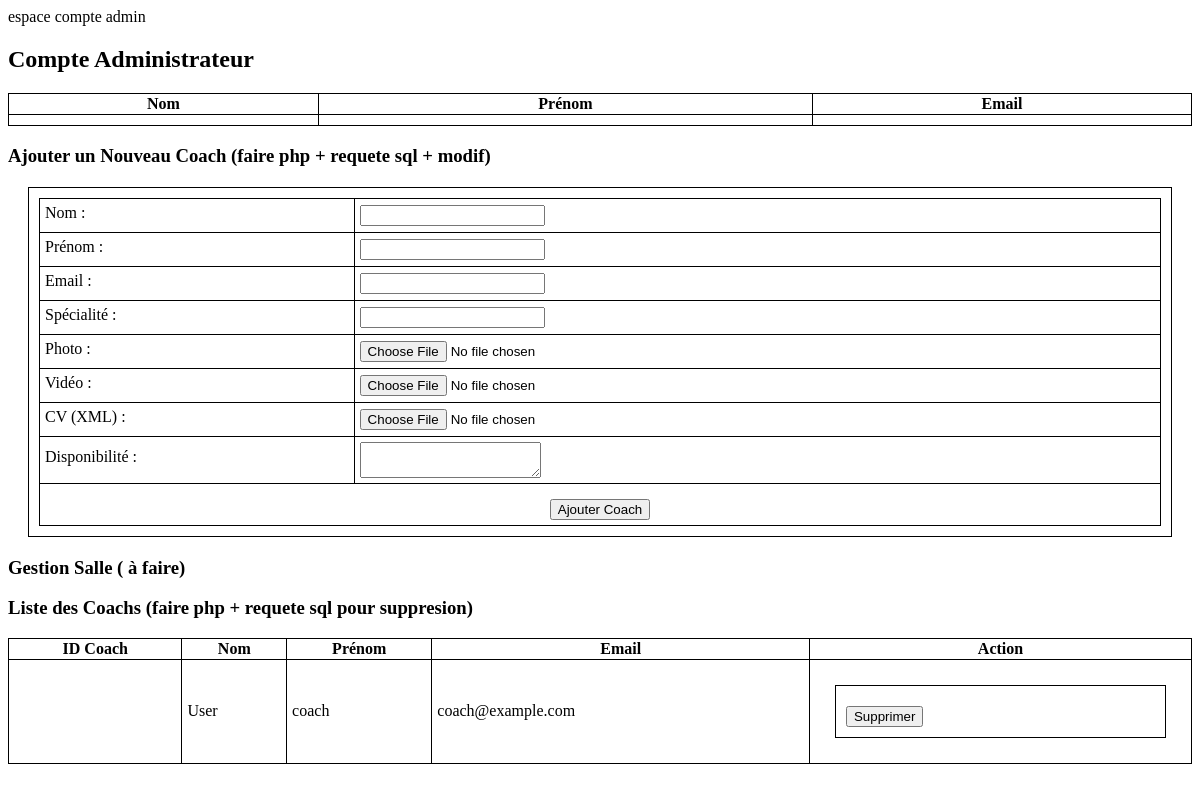
Page /ACCOUNT_admin.php on the committed database.
### tables this page shows
CREATE TABLE users (
                       id INT PRIMARY KEY AUTO_INCREMENT,
                       role ENUM('administrateur', 'coach', 'client') NOT NULL,
                       prenom VARCHAR(50) NOT NULL,
                       nom VARCHAR(50) NOT NULL,
                       email VARCHAR(100) UNIQUE NOT NULL,
                       password VARCHAR(255) NOT NULL,
                       telephone VARCHAR(20),
                       adresse_ligne1 VARCHAR(255),
                       adresse_ligne2 VARCHAR(255),
                       ville VARCHAR(100),
                       code_postal VARCHAR(20),
                       pays VARCHAR(100),
                       numero_etudiant VARCHAR(50)
);

### ACCOUNT_admin.php (the view)
<link href="ACCOUNT.css" rel="stylesheet" type="text/css"/>
<div id="section">
    <p>espace compte admin</p>
    <?php
    echo "<h2>Compte Administrateur</h2>";
    echo "<table border='1'>";
    echo "<tr>";
    echo "<th>Nom</th>";
    echo "<th>Prénom</th>";
    echo "<th>Email</th>";
    echo "</tr>";
    echo "<tr>";
    echo "<td>" . (isset($_SESSION['nom']) ? $_SESSION['nom'] : '') . "</td>";
    echo "<td>" . (isset($_SESSION['prenom']) ? $_SESSION['prenom'] : '') . "</td>";
    echo "<td>" . (isset($_SESSION['email']) ? $_SESSION['email'] : '') . "</td>";
    echo "</tr>";
    echo "</table>";
    ?>
    <h3>Ajouter un Nouveau Coach (faire php + requete sql + modif)</h3>
    <form method="post" action="ajouter_coach.php" enctype="multipart/form-data">
        <table>
            <tr>
                <td><label for="nom_coach">Nom :</label></td>
                <td><input type="text" id="nom_coach" name="nom_coach" required></td>
            </tr>
            <tr>
                <td><label for="prenom_coach">Prénom :</label></td>
                <td><input type="text" id="prenom_coach" name="prenom_coach" required></td>
            </tr>
            <tr>
                <td><label for="email_coach">Email :</label></td>
                <td><input type="email" id="email_coach" name="email_coach" required></td>
            </tr>
            <tr>
                <td><label for="specialite_coach">Spécialité :</label></td>
                <td><input type="text" id="specialite_coach" name="specialite_coach" required></td>
            </tr>
            <tr>
                <td><label for="photo_coach">Photo :</label></td>
                <td><input type="file" id="photo_coach" name="photo_coach" accept="image/*"></td>
            </tr>
            <tr>
                <td><label for="video_coach">Vidéo :</label></td>
                <td><input type="file" id="video_coach" name="video_coach" accept="video/*"></td>
            </tr>
            <tr>
                <td><label for="cv_coach">CV (XML) :</label></td>
                <td><input type="file" id="cv_coach" name="cv_coach" accept=".xml"></td>
            </tr>
            <tr>
                <td><label for="disponibilite_coach">Disponibilité :</label></td>
                <td><textarea id="disponibilite_coach" name="disponibilite_coach" required></textarea></td>
            </tr>
            <tr>
                <td colspan="2" style="text-align: center;"><input type="submit" value="Ajouter Coach"></td>
            </tr>
        </table>
    </form>
    <h3>Gestion Salle ( à faire)  </h3>
    <h3>Liste des Coachs (faire php + requete sql pour suppresion) </h3>
    <table border="1">
        <tr>
            <th>ID Coach</th>
            <th>Nom</th>
            <th>Prénom</th>
            <th>Email</th>
            <th>Action</th>
        </tr>
        <?php
        $database = "Sportify";
        $db_handle = mysqli_connect('localhost', 'root', '');
        $db_found = mysqli_select_db($db_handle, $database);
        if ($db_found) {
            $query = "SELECT * FROM Users WHERE role = 'coach'";
            $result = mysqli_query($db_handle, $query);
            while ($row = mysqli_fetch_assoc($result)) {
                echo "<tr>";
                echo "<td>" . $row['id_coach'] . "</td>";
                echo "<td>" . $row['nom'] . "</td>";
                echo "<td>" . $row['prenom'] . "</td>";
                echo "<td>" . $row['email'] . "</td>";
                echo "<td><form method='post' action='supprimer_coach.php'><input type='hidden' name='id' value='" . $row['id'] . "'><input type='submit' value='Supprimer'></form></td>";
                echo "</tr>";
            }
        }
        ?>
    </table>
</div>

### ACCOUNT.css (style rules this page uses)
form { border: 1px solid black; padding: 10px; margin: 20px; }
table { border: 1px solid black; width: 100%; border-collapse: collapse; }
td { border: 1px solid black; padding: 5px; }
label { display: block; margin-bottom: 5px; }
input[type="submit"] { margin-top: 10px; }

### rows in the picture
users: nom "User", prenom "coach", email "coach@example.com"
